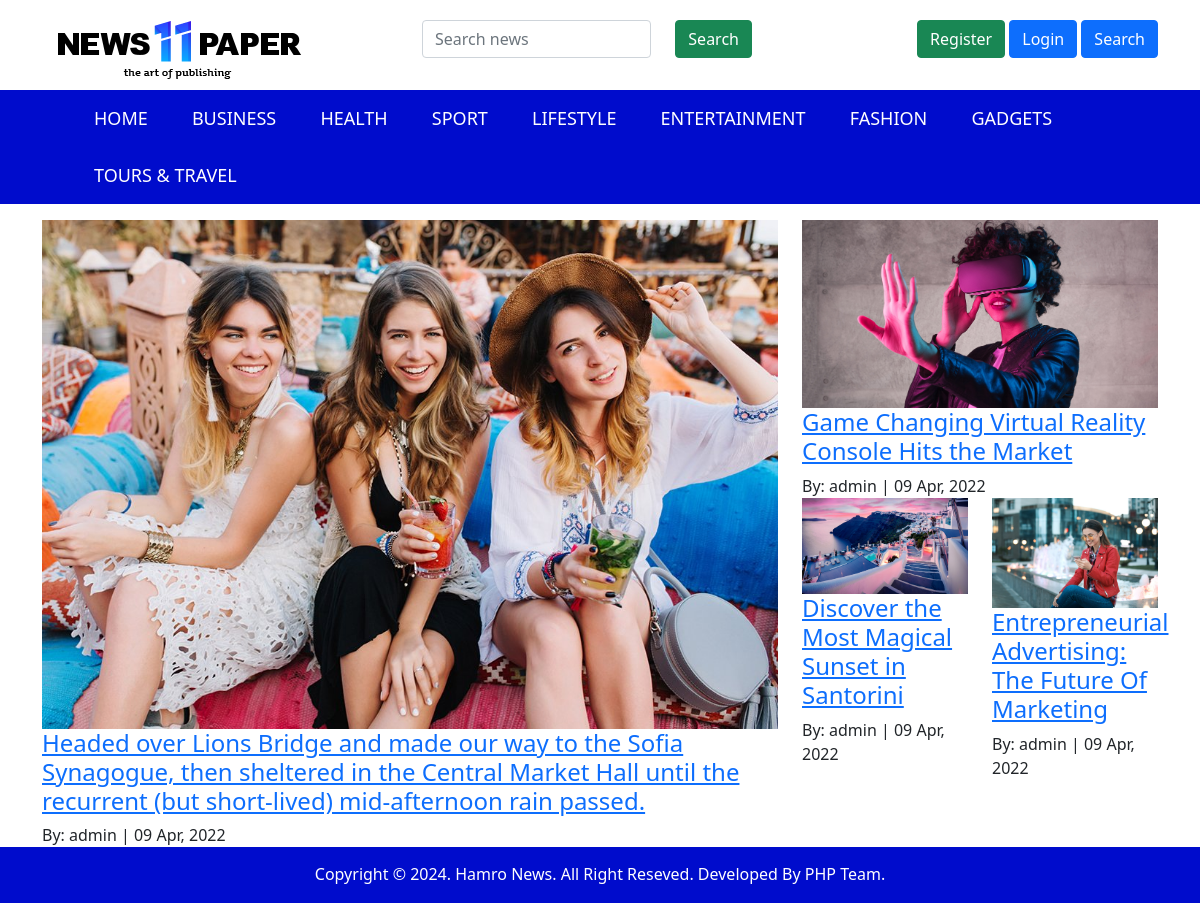
The page / on the database its author committed.
### tables this page shows
CREATE TABLE `tbl_categories` (
  `id` int(11) NOT NULL,
  `name` varchar(50) NOT NULL,
  `rank` int(11) NOT NULL,
  `status` tinyint(1) NOT NULL DEFAULT 0,
  `created_at` datetime NOT NULL,
  `modified_at` datetime DEFAULT NULL,
  `created_by` varchar(50) NOT NULL,
  `modified_by` varchar(50) DEFAULT NULL
);

CREATE TABLE `tbl_news` (
  `id` int(11) NOT NULL,
  `name` varchar(255) NOT NULL,
  `slug` varchar(255) NOT NULL,
  `category_id` int(11) NOT NULL,
  `short_discription` text NOT NULL,
  `long_description` text NOT NULL,
  `feature_key` tinyint(1) NOT NULL DEFAULT 0,
  `feature_image` varchar(255) DEFAULT NULL,
  `status` tinyint(1) NOT NULL DEFAULT 0,
  `created_by` varchar(50) NOT NULL,
  `created_at` datetime NOT NULL,
  `modified_by` varchar(50) DEFAULT NULL,
  `modified_at` datetime DEFAULT NULL
);

### admin/class/common.class.php (called while the page is built, shortened)
<?php
	abstract class Common{
		function select($sql){
			$db_connect = new mysqli(DB_HOST,DB_USERNAME,DB_PASSWORD,DB_DATABASE);
			$result = $db_connect->query($sql);
			$datas = [];
			if($result->num_rows > 0){
				while ($d = $result->fetch_object()) {
					array_push($datas, $d);
				}
			} else{
				return $datas;
			}
			return $datas;
		}
		function getSingle($sql){
			$db_connect = new mysqli(DB_HOST,DB_USERNAME,DB_PASSWORD,DB_DATABASE);
			$result = $db_connect->query($sql);
			if($result->num_rows > 0){
				return $result->fetch_object();
			}
		}
	}
?>

### admin/class/category.class.php (called while the page is built, shortened)
<?php
	require_once "common.class.php";
	class Category extends Common{
		function getCategoryByRank(){
			$sql = "select * from tbl_categories order by rank";
			return $this->select($sql);
		}
	}
?>

### admin/class/news.class.php (called while the page is built, shortened)
<?php
	require_once "common.class.php";
	class News extends Common{
		function get_single_news_by_category_id($id){
			$sql = "select * from tbl_news where status=1 and category_id=$id order by created_at DESC";
			return $this->getSingle($sql);
		}
	}
?>

### index.php (the view)
<?php include_once('./includes/header.php'); ?>
<section class="feature-news">
	<div class="container">
		<div class="row">
			<div class="col-lg-8">
				<?php $feature_news_by_category_fashions = $newsData->get_single_news_by_category_id(61); ?>
				<div class="feature-news-content">
					<div class="feature-news-content-thumbnail">
						<img src="./admin/images/<?php echo $feature_news_by_category_fashions->feature_image; ?>" width="100%">
					</div>
					<a href="news.php?news_slug=<?php echo $feature_news_by_category_fashions->slug; ?>">
						<h4><?php echo $feature_news_by_category_fashions->name; ?></h4>
					</a>
					<span>By: <?php echo $feature_news_by_category_fashions->created_by; ?></span> |
					<span><?php echo date_format(date_create($feature_news_by_category_fashions->created_at),"d M, Y"); ?></span>
				</div>
			</div>
			<div class="col-lg-4">
				<div class="row">
					<div class="col-lg-12">
						<?php $feature_news_by_category_gadges = $newsData->get_single_news_by_category_id(62); ?>
						<div class="feature-news-content">
							<div class="feature-news-content-thumbnail">
								<img src="./admin/images/<?php echo $feature_news_by_category_gadges->feature_image; ?>" width="100%">
							</div>
							<a href="news.php?news_slug=<?php echo $feature_news_by_category_gadges->slug; ?>">
								<h4><?php echo $feature_news_by_category_gadges->name; ?></h4>
							</a>
							<span>By: <?php echo $feature_news_by_category_gadges->created_by; ?></span> |
							<span><?php echo date_format(date_create($feature_news_by_category_gadges->created_at),"d M, Y"); ?></span>
						</div>
					</div>
					<div class="col-lg-6">
						<?php $feature_news_by_category_travels = $newsData->get_single_news_by_category_id(60); ?>
						<div class="feature-news-content">
							<div class="feature-news-content-thumbnail">
								<img src="./admin/images/<?php echo $feature_news_by_category_travels->feature_image; ?>" width="100%">
							</div>
							<a href="news.php?news_slug=<?php echo $feature_news_by_category_travels->slug; ?>">
								<h4><?php echo $feature_news_by_category_travels->name; ?></h4>
							</a>
							<span>By: <?php echo $feature_news_by_category_travels->created_by; ?></span> |
							<span><?php echo date_format(date_create($feature_news_by_category_travels->created_at),"d M, Y"); ?></span>
						</div>
					</div>
					<div class="col-lg-6">
						<?php $feature_news_by_category_lifestyles = $newsData->get_single_news_by_category_id(59); ?>
						<div class="feature-news-content">
							<div class="feature-news-content-thumbnail">
								<img src="./admin/images/<?php echo $feature_news_by_category_lifestyles->feature_image; ?>" width="100%">
							</div>
							<a href="news.php?news_slug=<?php echo $feature_news_by_category_lifestyles->slug; ?>">
								<h4><?php echo $feature_news_by_category_lifestyles->name; ?></h4>
							</a>
							<span>By: <?php echo $feature_news_by_category_lifestyles->created_by; ?></span> |
							<span><?php echo date_format(date_create($feature_news_by_category_lifestyles->created_at),"d M, Y"); ?></span>
						</div>
					</div>
				</div>
			</div>
		</div>
	</div>
</section>
<?php include_once('./includes/footer.php'); ?>

### includes/header.php (shortened to what this page needs)
<?php require_once "config.php";
	$categories = $categoryData->getCategoryByRank();
?>
<!DOCTYPE html>
<html>
<head>
	<link href="https://cdn.jsdelivr.net/npm/bootstrap@5.1.3/dist/css/bootstrap.min.css" rel="stylesheet">
	<link rel="stylesheet" type="text/css" href="css/style.css">
</head>
<body>
	<div class="wrapper">
		<header>
			<div class="header-logo">
				<div class="container">
					<div class="row">
						<div class="col-sm-4">
							<a href="./">
								<img src="./images/logo.webp">
							</a>
						</div>
						<div class="col-sm-4">
							<form action="search.php" method="post" style="margin-top: 20px">
								<div class="row">
									<div class="col-sm-8">
										<input type="text" name="keywords" class="form-control" placeholder="Search news" required>
									</div>
									<div class="col-sm-4">
										<button name="search_btn" class="btn btn-success">Search</button>
									</div>
								</div>
							</form>
						</div>
						<div class="col-sm-4">
							<div style="margin-top: 20px; text-align: right;">
								<?php if(isset($_SESSION['username'])){ ?>
									<span><?php echo $_SESSION['username']; ?></span>
									<a href="logout.php" class="btn btn-danger">Logout</a>
								<?php } else{ ?>
									<a href="register.php" class="btn btn-success">Register</a>
									<a href="login.php" class="btn btn-primary">Login</a>
								<?php } ?>
								<button type="button" class="btn btn-primary" data-bs-toggle="modal" data-bs-target="#exampleModal">Search</button>
							</div>
						</div>
					</div>
				</div>
			</div>
			<div class="header-nav">
				<div class="container">
					<nav>
						<ul>
							<li>
								<a href="./">Home</a>
							</li>
							<?php foreach($categories as $item) { ?>
							<li>
								<a href="category.php?cat_id=<?php echo $item->id; ?>"><?php echo $item->name; ?></a>
							</li>
							<?php } ?>
						</ul>
					</nav>
				</div>
			</div>
		</header>

### includes/footer.php (shortened to what this page needs)
	<footer>
		<div class="container">
			<p>Copyright &copy; <?php echo Date('Y'); ?>. Hamro News. All Right Reseved. Developed By PHP Team.</p>
		</div>
	</footer>
</div>
</body>
</html>

### css/style.css (style rules this page uses)
body { background: #fff; margin: 0; padding: 0; }
.header-nav { background: #000ccc; }
.header-nav nav ul { text-align: left; }
.header-nav nav ul li { display: inline-block; }
.header-nav nav ul li a { display: inline-block; color: #fff; text-decoration: none; padding: 15px 20px; text-transform: uppercase; font-size: 18px; }
footer { padding: 15px 0 1px; background: #000ccc; color: #fff; text-align: center; }

### rows shown on the page
tbl_categories: name "BUSINESS"
tbl_categories: name "HEALTH"
tbl_categories: name "SPORT"
tbl_categories: name "LIFESTYLE"
tbl_categories: name "ENTERTAINMENT"
tbl_categories: name "FASHION"
tbl_categories: name "GADGETS"
tbl_categories: name "TOURS & TRAVEL"
tbl_news: feature_image (picture), name "Headed over Lions Bridge and made our way to the Sofia Synagogue, then sheltered in the Central Market Hall until the recurrent (but short-lived) mid-afternoon rain passed.", created_by "admin", created_at "09 Apr, 2022"
tbl_news: feature_image (picture), name "Game Changing Virtual Reality Console Hits the Market", created_by "admin", created_at "09 Apr, 2022"
tbl_news: feature_image (picture), name "Discover the Most Magical Sunset in Santorini", created_by "admin", created_at "09 Apr, 2022"
tbl_news: feature_image (picture), name "Entrepreneurial Advertising: The Future Of Marketing", created_by "admin", created_at "09 Apr, 2022"

### other values the page prints
Date('Y') "2024"
